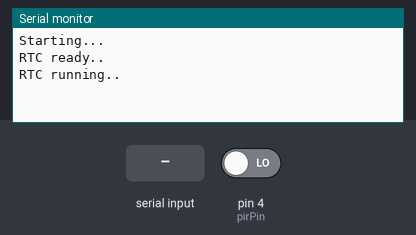
The sketch below on a simulated Arduino Uno, built with avr-gcc and run on an emulated ATmega328P. Shown: the last lines printed to the serial monitor. The test bench sets the inputs (shaded band); at power-on: pin 4 (pirPin) LOW. The local clock reads 2024-03-15 10:24:30 at power-on unless the sketch sets it.

Above: at 6.2 s.
6.3 s: pin 4 (pirPin) driven HIGH
At 7.3 s:
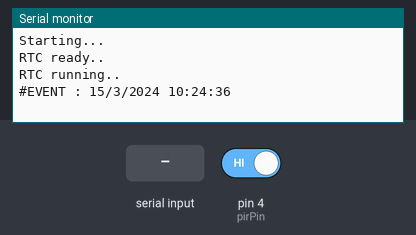
7.8 s: "color" received over the second serial link
At 9.3 s:
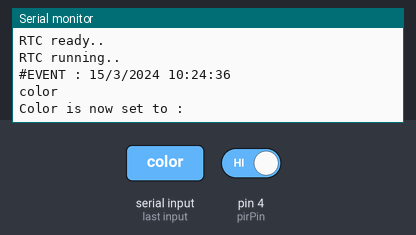
10.3 s: "theme" received over the second serial link
At 12.5 s:
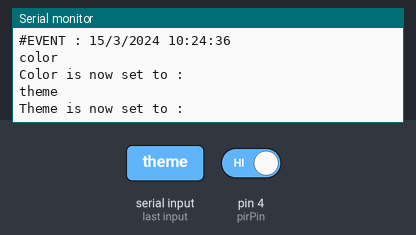
12.8 s: "song" received over the second serial link
At 14.3 s:
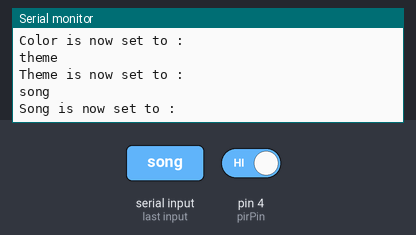
15.3 s: "start" received over the second serial link
At 17.1 s:
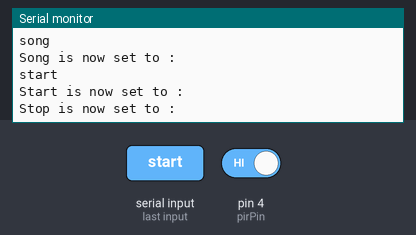
17.8 s: "1" received over the second serial link
At 20.3 s:
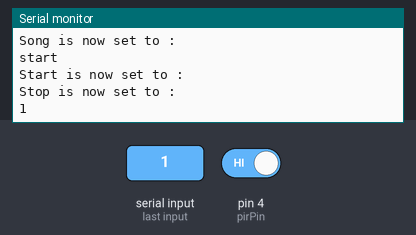

Measured:
- after the input at 6.3 s, the serial monitor: prints a new line at once (image 1)
- after the input at 7.8 s, the serial monitor: prints a new line after 1.0 s (image 2)
- after the input at 10.3 s, the serial monitor: prints a new line after 1.0 s (image 3)
- after the input at 12.8 s, the serial monitor: prints a new line after 1.0 s (image 4)
- after the input at 15.3 s, the serial monitor: prints a new line after 1.0 s (image 5)
- after the input at 17.8 s, the serial monitor: prints a new line after 1.0 s (image 6)

The sketch:

testESP8266.ino
```cpp
#include <SoftwareSerial.h>
#include <Wire.h>
#include "RTClib.h"

RTC_DS1307 rtc;
SoftwareSerial s(2,3); // RX | TX

char daysOfTheWeek[7][12] = {"Sunday", "Monday", "Tuesday", "Wednesday", "Thursday", "Friday", "Saturday"};

int pirPin = 4;
int prevStat = 0;
int pirStat = 0;
long lastDate = 0;


void setup() {
  pinMode(pirPin, INPUT);
  Serial.begin(9600);
  Serial.println("Starting...");
  s.begin(9600);
  if (! rtc.begin()) {
    Serial.println("Couldn't find RTC");
    while (1);
  }else{
    Serial.println("RTC ready..");
  }
  if (! rtc.isrunning()) {
    Serial.println("RTC is NOT running!");
    rtc.adjust(DateTime(F(__DATE__), F(__TIME__)));
  }else{
    Serial.println("RTC running..");
  }
  delay(5000);
}

bool timer(){
  DateTime now = rtc.now();

  int delta = now.unixtime()-lastDate;
  lastDate = now.unixtime();
  return delta>10;
}

void printTime(){
  DateTime now = rtc.now();
  String string = "#EVENT : " + String(now.day()) + "/" + now.month() + "/" + now.year() + " " + now.hour() + ":" + now.minute() + ":" + now.second();
  Serial.println(string);
  s.write(string.c_str());
  /*
  s.print("#EVENT : ");
  s.write(now.year(), DEC);
  s.write('/');
  s.write(now.month(), DEC);
  s.write('/');
  s.write(now.day(), DEC);
  s.write(" ");
  s.write(now.hour(), DEC);
  s.write(':');
  s.write(now.minute()+11, DEC);
  s.write(':');
  s.write(now.second()+10, DEC);*/
}

bool pir(){
 pirStat = digitalRead(pirPin);
 if (pirStat == HIGH && pirStat != prevStat) {
   prevStat = pirStat;
   return true;
 }
 prevStat = pirStat;
 return false;
}

void loop() {
  /*
   * Serial.println(pir());
   * Serial.println(timer());
   */
  if(pir()&&timer()){
    printTime();
  }
  String incomingString = "";
  bool stringReady = false;

  if(s.available()){
    incomingString = s.readString();
    Serial.println(incomingString);
    if(incomingString.substring (0,5) == "color"){
      Serial.println("Color is now set to : "+incomingString.substring(8));
    }else if(incomingString.substring (0,5) == "theme"){
      Serial.println("Theme is now set to : "+incomingString.substring(8));
    }else if(incomingString.substring (0,4) == "song"){
      Serial.println("Song is now set to : "+incomingString.substring(7));
    }else if(incomingString.substring (0,5) == "start"){
      Serial.println("Start is now set to : "+incomingString.substring(8,13));
      Serial.println("Stop is now set to : "+incomingString.substring(22));
    }
  }
}
```
